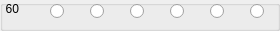
              <widget class="QGroupBox" name="groupBox_5">
               <property name="title">
                <string/>
               </property>
               <widget class="QRadioButton" name="radioButton60RxAnt2">
                <property name="geometry">
                 <rect>
                  <x>90</x>
                  <y>0</y>
                  <width>21</width>
                  <height>22</height>
                 </rect>
                </property>
                <property name="text">
                 <string/>
                </property>
               </widget>
               <widget class="QRadioButton" name="radioButton60RxAnt1">
                <property name="geometry">
                 <rect>
                  <x>50</x>
                  <y>0</y>
                  <width>21</width>
                  <height>22</height>
                 </rect>
                </property>
                <property name="text">
                 <string/>
                </property>
               </widget>
               <widget class="QRadioButton" name="radioButton60RxAnt3">
                <property name="geometry">
                 <rect>
                  <x>130</x>
                  <y>0</y>
                  <width>21</width>
                  <height>22</height>
                 </rect>
                </property>
                <property name="text">
                 <string/>
                </property>
               </widget>
               <widget class="QRadioButton" name="radioButton60RxRX1">
                <property name="geometry">
                 <rect>
                  <x>170</x>
                  <y>0</y>
                  <width>21</width>
                  <height>22</height>
                 </rect>
                </property>
                <property name="text">
                 <string/>
                </property>
               </widget>
               <widget class="QRadioButton" name="radioButton60RxRX2">
                <property name="geometry">
                 <rect>
                  <x>210</x>
                  <y>0</y>
                  <width>21</width>
                  <height>22</height>
                 </rect>
                </property>
                <property name="text">
                 <string/>
                </property>
               </widget>
               <widget class="QRadioButton" name="radioButton60RxXVRX">
                <property name="geometry">
                 <rect>
                  <x>250</x>
                  <y>0</y>
                  <width>21</width>
                  <height>22</height>
                 </rect>
                </property>
                <property name="text">
                 <string/>
                </property>
               </widget>
               <widget class="QLabel" name="label_26">
                <property name="geometry">
                 <rect>
                  <x>0</x>
                  <y>0</y>
                  <width>19</width>
                  <height>18</height>
                 </rect>
                </property>
                <property name="sizePolicy">
                 <sizepolicy hsizetype="Minimum" vsizetype="Preferred">
                  <horstretch>0</horstretch>
                  <verstretch>0</verstretch>
                 </sizepolicy>
                </property>
                <property name="text">
                 <string>60</string>
                </property>
                <property name="alignment">
                 <set>Qt::AlignRight|Qt::AlignTrailing|Qt::AlignVCenter</set>
                </property>
               </widget>
              </widget>
